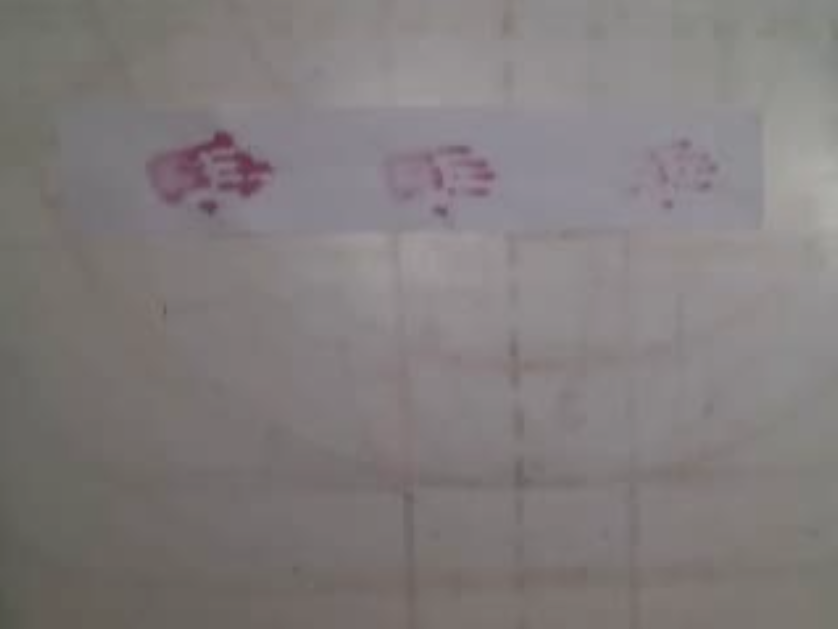
#> input picture blood_smear_direction/input/raw_photos/d1_0.png, 838 x 629 px; its folder holds 4 pictures in this run; the run also reads 1 picture not shown here
$ python detect_direction_bloody_object_moved.py
#> lines starting #> are read from the running program, lines starting #| are printed output that depends on the picture; after the words box and inside, x2 and y2 are one past the last pixel; in counts of white or black regions, pixels touching at a corner belong together; long printed decimals are rounded
#!/usr/bin/env python
import numpy as np
import cv2
import math

print('-----------------------------------------------')
print('-   DETECT DIRECTION BLOODY OBJECT WAS MOVED  -')
print('-        FEB 2025, HH, Martin Cooney          -')
print('-----------------------------------------------')

#Note: while writing this code, inspiration was taken from the following sources for finding contour centers and angles from dot product:
#https://pyimagesearch.com/2016/02/01/opencv-center-of-contour/
#https://stackoverflow.com/questions/66839398/python-opencv-get-angle-direction-of-fitline

#This helper function was also taken and adapted from: https://stackoverflow.com/questions/20677795/how-do-i-compute-the-intersection-point-of-two-lines
def line_intersection(line1, line2):
	xdiff = (line1[0][0] - line1[1][0], line2[0][0] - line2[1][0])
	ydiff = (line1[0][1] - line1[1][1], line2[0][1] - line2[1][1])

	def det(a, b):
		return a[0] * b[1] - a[1] * b[0]

	div = det(xdiff, ydiff)
	if div == 0:
		return -1, -1  #lines do not intersect

	d = (det(*line1), det(*line2))
	x = det(d, xdiff) / div
	y = det(d, ydiff) / div
	return int(x), int(y)


#This is our core function that processes one image sample
def detect_direction_for_one_sample(inputFileLabel, groundTruthAngle):

	#read in the image
#> called with inputFileLabel = 'd1', groundTruthAngle = 0
	inputFileName= "input/raw_photos/" + inputFileLabel + "_" + str(groundTruthAngle) + ".png"
	img = cv2.imread(inputFileName)
#> img is the input picture: shape (629, 838, 3); mean B, G, R 124.1, 124, 129.3
	print("")
	print("Processing: inputFileName", inputFileName)
	height, width = img.shape[:2] #image_raw

	#find red (blood)
	img_hsv = cv2.cvtColor(img, cv2.COLOR_BGR2HSV)
#> img_hsv: shape (629, 838, 3); mean H, S, V 72, 15.2, 129.8
	#NOTE: change the values below for color picking depending on illumination, etc.
	mask = cv2.inRange(img_hsv, (150,20,0), (180,255,255))
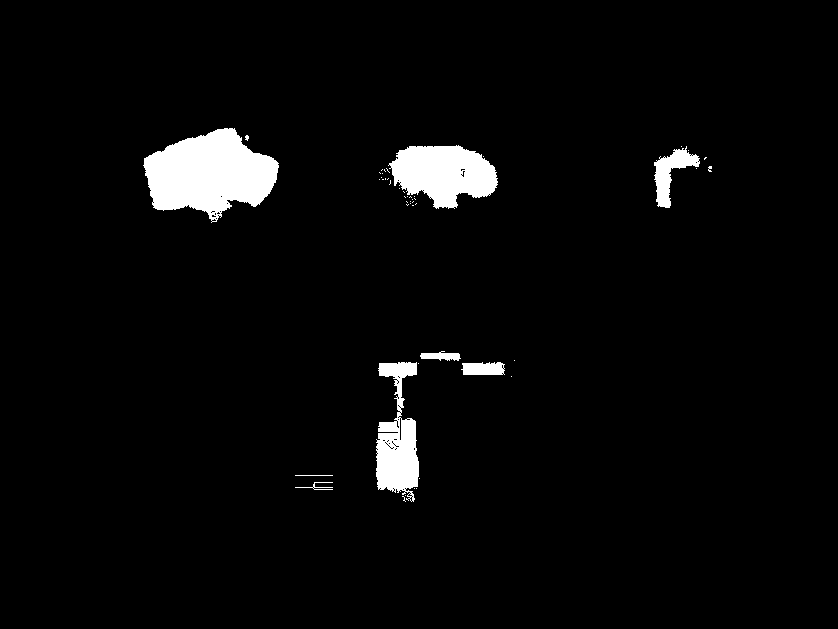
#> mask: shape (629, 838); 3.5% white; 49 white regions (41 under 20 px)
	cropped = cv2.bitwise_and(img, img, mask=mask)

	#calculate the center of the mask
	ys, xs = np.where(mask > 0)
#> ys = 18636 values from 128 to 501; xs = 18636 values, max 711 at index 5506, min 143 at index 4948, mean 345.3
	centerOfBlood = (-1,-1)
	if len(xs) > 0 and len(ys) > 0:
		center_x = int(np.mean(xs))
#> center_x = 345
		center_y = int(np.mean(ys))
#> center_y = 233
		centerOfBlood = (center_x, center_y)
#> centerOfBlood = (345, 233)
		print("Center of white pixels:", centerOfBlood)
#| Center of white pixels: (345, 233)
		cv2.circle(img, centerOfBlood, 7, (0, 255, 0), -1)
#> img: shape (629, 838, 3); 0.03% of pixels changed, all inside (x1, y1, x2, y2) = (338, 226, 353, 241)
	else:
		print("No blood pixels found.")

	#calculate and process contours
	listOfCentroids=[]
	lastGoodContour = None
	(cnts, *_) = cv2.findContours(mask.copy(), cv2.RETR_EXTERNAL,
		cv2.CHAIN_APPROX_SIMPLE)
#> cnts = 49 contours, 43 with area under 20; largest, box (x1, y1, x2, y2) and area: (143, 128, 279, 223) 8078, (388, 145, 498, 209) 4624, (376, 362, 419, 502) 3322, (654, 146, 700, 208) 1043, (461, 362, 505, 375) 444, (420, 351, 461, 361) 212
	for c in cnts:
		area = cv2.contourArea(c)
		if ( area > 200.0): #check that we have a reasonably sized contour

			lastGoodContour=c
			M = cv2.moments(c)
			cX = int(M["m10"] / M["m00"])
			cY = int(M["m01"] / M["m00"])
			listOfCentroids.append([cX,cY])

			# draw the contour and center of the shape on the image
			cv2.drawContours(img, [c], -1, (0, 255, 0), 2)
			cv2.circle(img, (cX, cY), 7, (255, 255, 255), -1)
#> this loop made 49 passes
#> (area, cX, cY) on passes 10, 11, 13, 45, 47, 49: (444.5, 483, 368), (3321.5, 397, 440), (212.5, 440, 355), (1043, 670, 172), (4623.5, 443, 172), (8078.5, 208, 173)
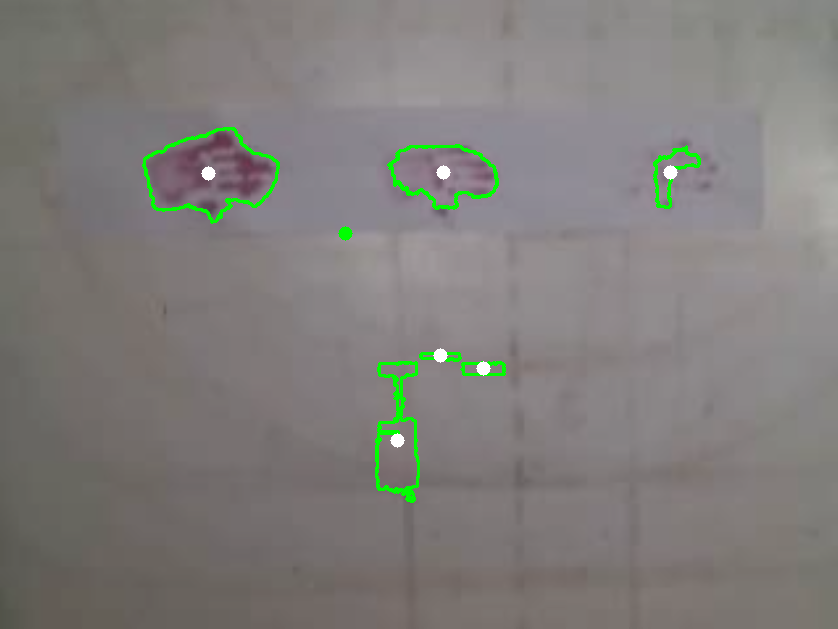
#> img: shape (629, 838, 3); mean B, G, R 123, 125.6, 128.2
#> after the loop, listOfCentroids = [[483, 368], [397, 440], [440, 355], [670, 172], [443, 172], [208, 173]]

	print("Number of reasonably sized contours", len(listOfCentroids))
#| Number of reasonably sized contours 6

	if(not listOfCentroids):
		print("No contours detected! Let's return a default guess, a horizontal line along x axis from center with angle 0")
		x0 = width/2
		y0 = height/2
		vx = [x0+1]
		vy = [y0]

	elif(len(listOfCentroids)==1):
		print("Only 1 contour! Special treatment is needed to fit a line")

		M = cv2.moments(lastGoodContour)
		x0 = [int(M["m10"] / M["m00"])]
		y0 = [int(M["m01"] / M["m00"])]
		theta = 0.5*np.arctan2(2*M["mu11"],M["mu20"]-M["mu02"])
		vx = [np.cos(theta)]
		vy = [np.sin(theta)]

	else: #multiple contours were found, fit a line through the centroids
		centroids_contour = np.array(listOfCentroids).reshape((-1,1,2)).astype(np.int32)
#> centroids_contour has the same summary as listOfCentroids
		[vx,vy,x0,y0] = cv2.fitLine(centroids_contour, cv2.DIST_L2,0,0.01,0.01)
#> vx = [0.996]; vy = [-0.0925]; x0 = [440.2]; y0 = [280]
		print("Line fit:", vx[0], vy[0], x0[0], y0[0])
#| Line fit: 0.9957 -0.09246 440.167 280.0

	#mark the center of the line of best fit
	cv2.circle(img, (int(x0[0]), int(y0[0])), 10, (255, 0, 0), -1)

	endpoint1= [x0[0], y0[0]]
#> endpoint1 = [440.2, 280]
	endpoint2= [x0[0]+vx[0], y0[0]+vy[0]]
#> endpoint2 = [441.2, 279.9]
	endpoint_windowTop1 = [0, 0]
	endpoint_windowTop2 = [1, 0]
	endpoint_windowBottom1 = [0, height-1]
	endpoint_windowBottom2 = [1, height-1]
	endpoint_windowLeft1 = [0, 0]
	endpoint_windowLeft2 = [0, 1]
	endpoint_windowRight1 = [width-1, 0]
	endpoint_windowRight2 = [width-1, 1]

	#find intersection with the window top and bottom, and window left and right
	intersectionWithTop= line_intersection( (endpoint1,endpoint2), (endpoint_windowTop1, endpoint_windowTop2) )
#> intersectionWithTop = (3455, 0)
	intersectionWithBottom= line_intersection( (endpoint1,endpoint2), (endpoint_windowBottom1, endpoint_windowBottom2) )
#> intersectionWithBottom = (-3307, 628)
	intersectionWithLeft= line_intersection( (endpoint1,endpoint2), (endpoint_windowLeft1, endpoint_windowLeft2) )
#> intersectionWithLeft = (0, 320)
	intersectionWithRight= line_intersection( (endpoint1,endpoint2), (endpoint_windowRight1, endpoint_windowRight2) )
#> intersectionWithRight = (837, 243)

	#next, find which of the four points are good
	validPoints=[]
	intersectionWithinImage_top=True
	intersectionWithinImage_bottom=True
	intersectionWithinImage_left=True
	intersectionWithinImage_right=True

	if(intersectionWithTop[0] < 0 or intersectionWithTop[1] < 0 or intersectionWithTop[0] > width or intersectionWithTop[1] > height):
		intersectionWithinImage_top = False
	else:
		validPoints.append(intersectionWithTop)
	if(intersectionWithBottom[0] < 0 or intersectionWithBottom[1] < 0 or intersectionWithBottom[0] > width or intersectionWithBottom[1] > height):
		intersectionWithinImage_bottom = False
	else:
		validPoints.append(intersectionWithBottom)
	if(intersectionWithLeft[0] < 0 or intersectionWithLeft[1] < 0 or intersectionWithLeft[0] > width or intersectionWithLeft[1] > height):
		intersectionWithinImage_left = False
	else:
		validPoints.append(intersectionWithLeft)
	if(intersectionWithRight[0] < 0 or intersectionWithRight[1] < 0 or intersectionWithRight[0] > width or intersectionWithRight[1] > height):
		intersectionWithinImage_right = False
	else:
		validPoints.append(intersectionWithRight)

	#determine which is the start point of the line and which is the end point
	if (len(validPoints)==2 and not centerOfBlood[0] == -1):
		d1= math.dist(validPoints[0], centerOfBlood)
#> d1 = 355.8
		d2= math.dist(validPoints[1], centerOfBlood)
#> d2 = 492.1
		if(d1 < d2): #start at the top
			arrowStart = validPoints[0]
#> arrowStart = (0, 320)
			arrowEnd = validPoints[1]
#> arrowEnd = (837, 243)
		else:
			arrowStart = validPoints[1]
			arrowEnd = validPoints[0]
		cv2.arrowedLine(img, arrowStart, arrowEnd, (0,0,0))
	else:
		print("Complex case or error? Let's ignore this for now")

	x_axis = np.array([1, 0])
	direction_line = np.array([vx[0], vy[0]])
#> direction_line = [0.996, -0.0925]

	dot_product = np.dot(x_axis, direction_line)
#> dot_product = 0.996
	angle_to_x_axis = math.degrees(np.arccos(dot_product))
#> angle_to_x_axis = 5.31
	print("angle_to_x_axis", angle_to_x_axis)
#| angle_to_x_axis 5.305

	#next, check the quadrant
	#this is a bit complex because in opencv y=0 is at the top and the fit line unit vector can be headed either way

	if(arrowStart[0] <= arrowEnd[0] and arrowStart[1] >= arrowEnd[1]): #quadrant 1 opencv
		print("Quadrant 1")
	elif(arrowStart[0] >= arrowEnd[0] and arrowStart[1] >= arrowEnd[1]): #quadrant 2
		print("Quadrant 2")
		angle_to_x_axis = 180- angle_to_x_axis
	elif(arrowStart[0] >= arrowEnd[0] and arrowStart[1] <= arrowEnd[1]): #quadrant 3
		print("Quadrant 3")
		angle_to_x_axis += 180
	else:								     #quadrant 4
		print("Quadrant 4")
		angle_to_x_axis = 360-angle_to_x_axis
	print("Angle adjusted by quadrant:", angle_to_x_axis)
#| Angle adjusted by quadrant: 5.305

	#now check how correct we were
	rough_angle = -1
	min_index = -1
	min_distance = 360
	best_label = ""
	main_directions = [0, 90, 180, 270, 360]
	main_labels = ["right", "up", "left", "down", "right"]

	for idx, x in enumerate(main_directions):
		d =  abs(x - angle_to_x_axis)
		if (d < min_distance):
			min_distance = d
			rough_angle = x
			best_label = main_labels[idx]
#> this loop made 5 passes
#> (d, min_distance) on pass 1: (5.31, 5.31)
#> after the loop, best_label = 'right'; min_distance = 5.31; rough_angle = 0
	if(rough_angle==360):
		rough_angle = 0

	weWereCorrect = (rough_angle == groundTruthAngle)
#> weWereCorrect = True
	errorToGroundTruth = abs(angle_to_x_axis-groundTruthAngle)
#> errorToGroundTruth = 5.31

	print("Result")
	print("We were correct?", weWereCorrect)
#| We were correct? True
	print("Error:", errorToGroundTruth)
#| Error: 5.305
	print("Angle_to_x_axis:", angle_to_x_axis)
#| Angle_to_x_axis: 5.305
	print("Predicted rough output:", rough_angle)
#| Predicted rough output: 0
	print("Predicted text label:", best_label)
#| Predicted text label: right

	cv2.imwrite("output/" + inputFileLabel + "_" + str(groundTruthAngle) + "_output.png", img)

	output = [weWereCorrect, errorToGroundTruth, angle_to_x_axis, rough_angle, best_label]
#> output = [True, 5.31, 5.31, 0, 'right']
	return output


#get results for all data samples
myResults = []
for i in range(5):
	dataSampleLabel = "d" + str(i+1)
	myResults.append(detect_direction_for_one_sample(dataSampleLabel, 0))
	myResults.append(detect_direction_for_one_sample(dataSampleLabel, 90))
#> call 2 of detect_direction_for_one_sample, with inputFileLabel = 'd1', groundTruthAngle = 90
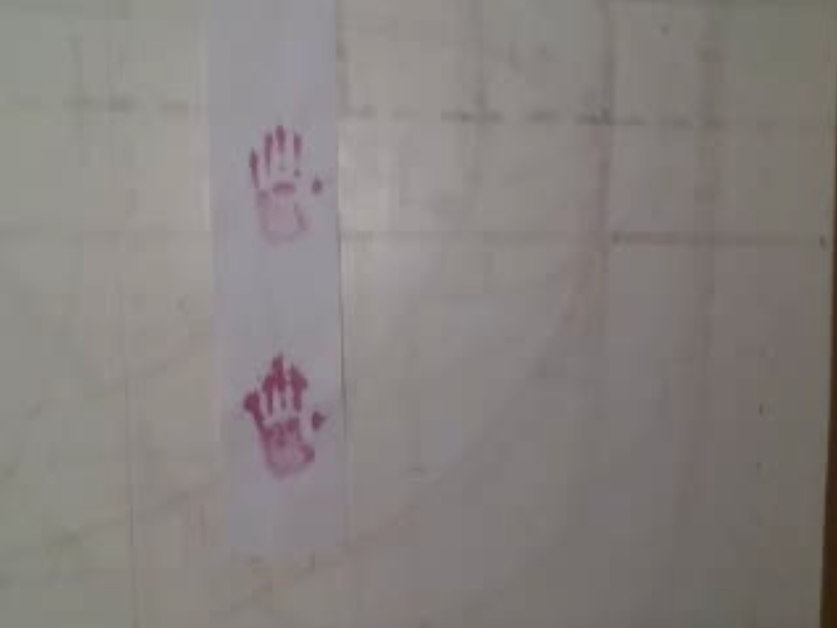
#> input picture blood_smear_direction/input/raw_photos/d1_90.png, 837 x 628 px
#> in detect_direction_for_one_sample, img is the input picture: shape (628, 837, 3); mean B, G, R 127.1, 129.6, 135.1
#> in detect_direction_for_one_sample (call 2), `cropped = cv2.bitwise_and(img, img, mask=mask)`:
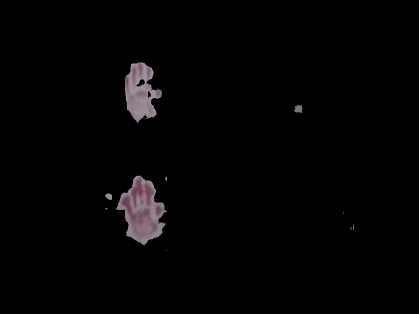
#> cropped: shape (628, 837, 3) (shown at 1/2 size); mean B, G, R 3.5, 3.1, 3.7
#> in detect_direction_for_one_sample (call 2), `ys, xs = np.where(mask > 0)`: ys = 14160 values from 125 to 501; xs = 14160 values, max 707 at index 12078, min 211 at index 7275, mean 287.6
#> in detect_direction_for_one_sample (call 2), `center_x = int(np.mean(xs))`: center_x = 287
#> in detect_direction_for_one_sample (call 2), `center_y = int(np.mean(ys))`: center_y = 325
#> in detect_direction_for_one_sample (call 2), `centerOfBlood = (center_x, center_y)`: centerOfBlood = (287, 325)
#| Center of white pixels: (287, 325)
#> in detect_direction_for_one_sample (call 2), `(cnts, *_) = cv2.findContours(mask.copy(), cv2.RETR_EXTERNAL, cv2.CHAI..`: cnts = 13 contours, 9 with area under 20; largest, box (x1, y1, x2, y2) and area: (231, 351, 334, 491) 8034, (250, 125, 324, 246) 5540, (589, 210, 605, 226) 166, (211, 387, 224, 400) 110
#> the loop in detect_direction_for_one_sample (call 2), `for c in cnts:` made 13 passes
#> (area, cX, cY) on passes 8, 13: (8033.5, 283, 421), (5540.5, 280, 183)
#> after the loop in detect_direction_for_one_sample (call 2), `for c in cnts:`:
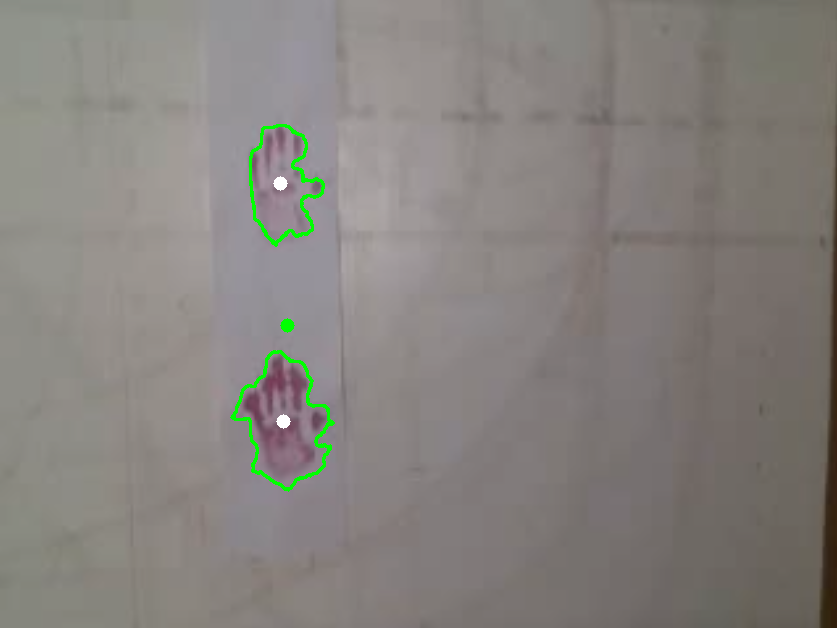
#> img: shape (628, 837, 3); mean B, G, R 126.3, 130.3, 134.3
#> after the loop in detect_direction_for_one_sample (call 2), `for c in cnts:`: listOfCentroids = [[283, 421], [280, 183]]
#| Number of reasonably sized contours 2
#> in detect_direction_for_one_sample (call 2), `[vx,vy,x0,y0] = cv2.fitLine(centroids_contour, cv2.DIST_L2,0,0.01,0.01)`: vx = [0.0126]; vy = [1]; x0 = [281.5]; y0 = [302]
#| Line fit: 0.0126 0.9999 281.5 302.0
#> in detect_direction_for_one_sample (call 2), `endpoint1= [x0[0], y0[0]]`: endpoint1 = [281.5, 302]
#> in detect_direction_for_one_sample (call 2), `endpoint2= [x0[0]+vx[0], y0[0]+vy[0]]`: endpoint2 = [281.5, 303]
#> in detect_direction_for_one_sample (call 2), `intersectionWithTop= line_intersection( (endpoint1,endpoint2), (endpoi..`: intersectionWithTop = (277, 0)
#> in detect_direction_for_one_sample (call 2), `intersectionWithBottom= line_intersection( (endpoint1,endpoint2), (end..`: intersectionWithBottom = (285, 627)
#> in detect_direction_for_one_sample (call 2), `intersectionWithLeft= line_intersection( (endpoint1,endpoint2), (endpo..`: intersectionWithLeft = (0, -22030)
#> in detect_direction_for_one_sample (call 2), `intersectionWithRight= line_intersection( (endpoint1,endpoint2), (endp..`: intersectionWithRight = (836, 44292)
#> in detect_direction_for_one_sample (call 2), `d1= math.dist(validPoints[0], centerOfBlood)`: d1 = 325.2
#> in detect_direction_for_one_sample (call 2), `d2= math.dist(validPoints[1], centerOfBlood)`: d2 = 302
#> in detect_direction_for_one_sample (call 2), `arrowStart = validPoints[1]`: arrowStart = (285, 627)
#> in detect_direction_for_one_sample (call 2), `arrowEnd = validPoints[0]`: arrowEnd = (277, 0)
#> in detect_direction_for_one_sample (call 2), `cv2.arrowedLine(img, arrowStart, arrowEnd, (0,0,0))`:
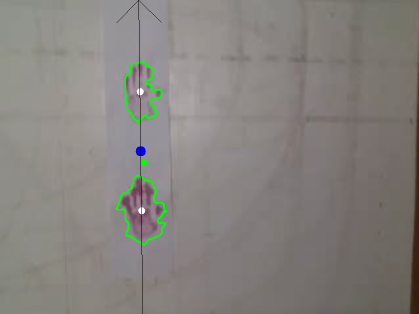
#> img: shape (628, 837, 3) (shown at 1/2 size); mean B, G, R 126.2, 130, 134.1
#> in detect_direction_for_one_sample (call 2), `direction_line = np.array([vx[0], vy[0]])`: direction_line = [0.0126, 1]
#> in detect_direction_for_one_sample (call 2), `dot_product = np.dot(x_axis, direction_line)`: dot_product = 0.0126
#> in detect_direction_for_one_sample (call 2), `angle_to_x_axis = math.degrees(np.arccos(dot_product))`: angle_to_x_axis = 89.28
#| angle_to_x_axis 89.278
#> in detect_direction_for_one_sample (call 2), `angle_to_x_axis = 180- angle_to_x_axis`: angle_to_x_axis = 90.72
#| Angle adjusted by quadrant: 90.722
#> the loop in detect_direction_for_one_sample (call 2), `for idx, x in enumerate(main_directions):` made 5 passes
#> (d, min_distance) on passes 1 to 2: (90.72, 90.72), (0.722, 0.722)
#> after the loop in detect_direction_for_one_sample (call 2), `for idx, x in enumerate(main_directions):`: best_label = 'up'; min_distance = 0.722; rough_angle = 90
#> in detect_direction_for_one_sample (call 2), `errorToGroundTruth = abs(angle_to_x_axis-groundTruthAngle)`: errorToGroundTruth = 0.722
#| We were correct? True
#| Error: 0.7222
#| Angle_to_x_axis: 90.722
#| Predicted rough output: 90
#| Predicted text label: up
#> in detect_direction_for_one_sample (call 2), `output = [weWereCorrect, errorToGroundTruth, angle_to_x_axis, rough_an..`: output = [True, 0.722, 90.72, 90, 'up']
	myResults.append(detect_direction_for_one_sample(dataSampleLabel, 180))
#> call 3 of detect_direction_for_one_sample, with inputFileLabel = 'd1', groundTruthAngle = 180
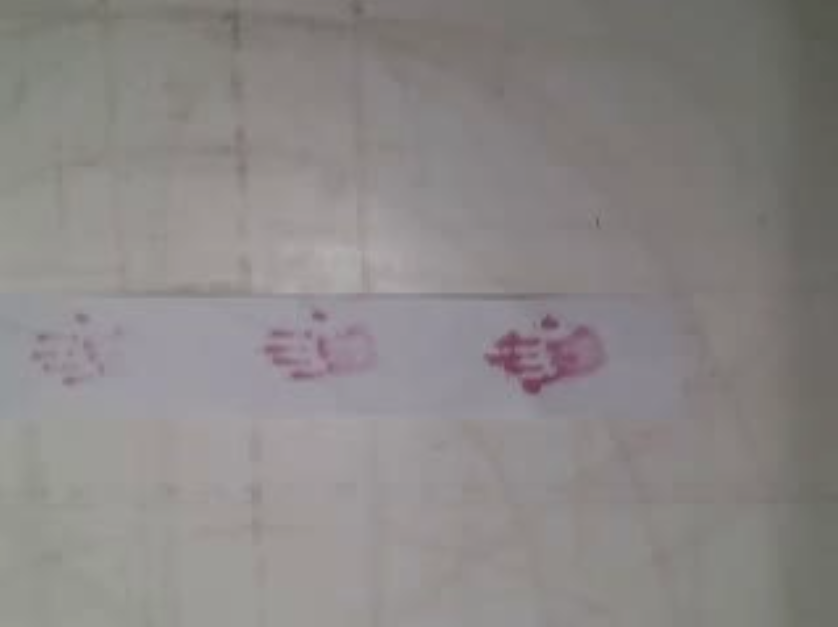
#> input picture blood_smear_direction/input/raw_photos/d1_180.png, 838 x 627 px
#> in detect_direction_for_one_sample, img is the input picture: shape (627, 838, 3); mean B, G, R 134.2, 135.1, 139
#> (the rest of the program and of its run is left out)
